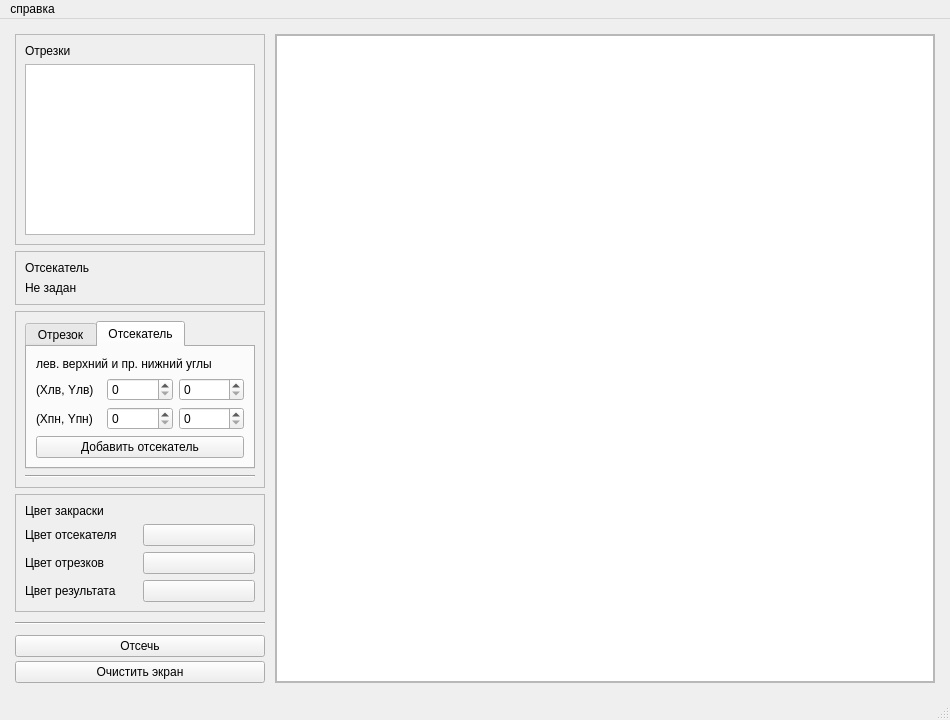
<?xml version="1.0" encoding="UTF-8"?>
<ui version="4.0">
 <class>MainWindow</class>
 <widget class="QMainWindow" name="MainWindow">
  <property name="geometry">
   <rect>
    <x>0</x>
    <y>0</y>
    <width>950</width>
    <height>720</height>
   </rect>
  </property>
  <property name="minimumSize">
   <size>
    <width>850</width>
    <height>700</height>
   </size>
  </property>
  <property name="windowTitle">
   <string>MainWindow</string>
  </property>
  <widget class="QWidget" name="centralwidget">
   <property name="sizePolicy">
    <sizepolicy hsizetype="Preferred" vsizetype="Preferred">
     <horstretch>0</horstretch>
     <verstretch>0</verstretch>
    </sizepolicy>
   </property>
   <layout class="QVBoxLayout" name="verticalLayout_3">
    <item>
     <layout class="QHBoxLayout" name="horizontalLayout">
      <property name="spacing">
       <number>10</number>
      </property>
      <property name="sizeConstraint">
       <enum>QLayout::SetDefaultConstraint</enum>
      </property>
      <property name="leftMargin">
       <number>6</number>
      </property>
      <property name="topMargin">
       <number>6</number>
      </property>
      <property name="rightMargin">
       <number>6</number>
      </property>
      <property name="bottomMargin">
       <number>6</number>
      </property>
      <item>
       <layout class="QVBoxLayout" name="verticalLayout">
        <property name="spacing">
         <number>10</number>
        </property>
        <property name="sizeConstraint">
         <enum>QLayout::SetDefaultConstraint</enum>
        </property>
        <item>
         <layout class="QVBoxLayout" name="topLayout">
          <property name="spacing">
           <number>6</number>
          </property>
          <item>
           <widget class="QFrame" name="verticalFrame">
            <property name="frameShape">
             <enum>QFrame::StyledPanel</enum>
            </property>
            <layout class="QVBoxLayout" name="verticalLayout_10">
             <property name="leftMargin">
              <number>9</number>
             </property>
             <property name="topMargin">
              <number>9</number>
             </property>
             <property name="rightMargin">
              <number>9</number>
             </property>
             <property name="bottomMargin">
              <number>9</number>
             </property>
             <item>
              <widget class="QLabel" name="label">
               <property name="text">
                <string>Отрезки</string>
               </property>
              </widget>
             </item>
             <item>
              <widget class="QTableView" name="pointsTableView">
               <property name="sizePolicy">
                <sizepolicy hsizetype="Ignored" vsizetype="Expanding">
                 <horstretch>0</horstretch>
                 <verstretch>0</verstretch>
                </sizepolicy>
               </property>
               <property name="minimumSize">
                <size>
                 <width>230</width>
                 <height>0</height>
                </size>
               </property>
              </widget>
             </item>
            </layout>
           </widget>
          </item>
          <item>
           <widget class="QFrame" name="frame">
            <property name="frameShape">
             <enum>QFrame::StyledPanel</enum>
            </property>
            <property name="frameShadow">
             <enum>QFrame::Raised</enum>
            </property>
            <layout class="QVBoxLayout" name="verticalLayout_6">
             <item>
              <widget class="QLabel" name="cutterLabel">
               <property name="text">
                <string>Отсекатель</string>
               </property>
              </widget>
             </item>
             <item>
              <widget class="QLabel" name="cutterValueLabel">
               <property name="text">
                <string>Не задан</string>
               </property>
              </widget>
             </item>
            </layout>
           </widget>
          </item>
          <item>
           <widget class="QFrame" name="addPointFrame">
            <property name="frameShape">
             <enum>QFrame::StyledPanel</enum>
            </property>
            <layout class="QVBoxLayout" name="verticalLayout_4">
             <item>
              <widget class="QTabWidget" name="tabWidget">
               <property name="sizePolicy">
                <sizepolicy hsizetype="Preferred" vsizetype="Expanding">
                 <horstretch>0</horstretch>
                 <verstretch>0</verstretch>
                </sizepolicy>
               </property>
               <property name="currentIndex">
                <number>1</number>
               </property>
               <widget class="QWidget" name="LineTab">
                <attribute name="title">
                 <string>Отрезок</string>
                </attribute>
                <layout class="QVBoxLayout" name="verticalLayout_7">
                 <item>
                  <widget class="QLabel" name="addLineLabel">
                   <property name="text">
                    <string>Координаты концов отрезка</string>
                   </property>
                  </widget>
                 </item>
                 <item>
                  <layout class="QGridLayout" name="addPointInputGrid_2" columnminimumwidth="50,0,0">
                   <item row="1" column="1">
                    <widget class="QSpinBox" name="lineBeginX_SB">
                     <property name="maximum">
                      <number>600</number>
                     </property>
                    </widget>
                   </item>
                   <item row="1" column="2">
                    <widget class="QSpinBox" name="lineBeginY_SB">
                     <property name="maximum">
                      <number>600</number>
                     </property>
                    </widget>
                   </item>
                   <item row="1" column="0">
                    <widget class="QLabel" name="lineBeginLabel">
                     <property name="sizePolicy">
                      <sizepolicy hsizetype="Maximum" vsizetype="Preferred">
                       <horstretch>0</horstretch>
                       <verstretch>0</verstretch>
                      </sizepolicy>
                     </property>
                     <property name="text">
                      <string>(Xн, Yн)</string>
                     </property>
                    </widget>
                   </item>
                  </layout>
                 </item>
                 <item>
                  <layout class="QGridLayout" name="addPointInputGrid" columnminimumwidth="50,0,0">
                   <item row="1" column="1">
                    <widget class="QSpinBox" name="lineEndX_SB">
                     <property name="maximum">
                      <number>600</number>
                     </property>
                    </widget>
                   </item>
                   <item row="1" column="2">
                    <widget class="QSpinBox" name="lineEndY_SB">
                     <property name="maximum">
                      <number>600</number>
                     </property>
                    </widget>
                   </item>
                   <item row="1" column="0">
                    <widget class="QLabel" name="lineEndLabel">
                     <property name="sizePolicy">
                      <sizepolicy hsizetype="Maximum" vsizetype="Preferred">
                       <horstretch>0</horstretch>
                       <verstretch>0</verstretch>
                      </sizepolicy>
                     </property>
                     <property name="text">
                      <string>(Xк, Yк)</string>
                     </property>
                    </widget>
                   </item>
                  </layout>
                 </item>
                 <item>
                  <widget class="QPushButton" name="addLineButton">
                   <property name="text">
                    <string>Добавить отрезок</string>
                   </property>
                  </widget>
                 </item>
                </layout>
               </widget>
               <widget class="QWidget" name="cutterRectTab">
                <attribute name="title">
                 <string>Отсекатель</string>
                </attribute>
                <layout class="QVBoxLayout" name="verticalLayout_8">
                 <item>
                  <widget class="QLabel" name="cutterRectLabee">
                   <property name="text">
                    <string>лев. верхний и пр. нижний углы</string>
                   </property>
                  </widget>
                 </item>
                 <item>
                  <layout class="QGridLayout" name="addPointInputGrid_4" columnminimumwidth="65,0,0">
                   <item row="1" column="1">
                    <widget class="QSpinBox" name="rectTLPointX_SB">
                     <property name="maximum">
                      <number>600</number>
                     </property>
                    </widget>
                   </item>
                   <item row="1" column="2">
                    <widget class="QSpinBox" name="rectTLPointY_SB">
                     <property name="maximum">
                      <number>600</number>
                     </property>
                    </widget>
                   </item>
                   <item row="1" column="0">
                    <widget class="QLabel" name="rectTLPointLabel">
                     <property name="sizePolicy">
                      <sizepolicy hsizetype="Maximum" vsizetype="Preferred">
                       <horstretch>0</horstretch>
                       <verstretch>0</verstretch>
                      </sizepolicy>
                     </property>
                     <property name="text">
                      <string>(Xлв, Yлв)</string>
                     </property>
                    </widget>
                   </item>
                  </layout>
                 </item>
                 <item>
                  <layout class="QGridLayout" name="addPointInputGrid_3" columnminimumwidth="65,0,0">
                   <item row="1" column="1">
                    <widget class="QSpinBox" name="rectRBPointX_SB">
                     <property name="maximum">
                      <number>600</number>
                     </property>
                    </widget>
                   </item>
                   <item row="1" column="2">
                    <widget class="QSpinBox" name="rectRBPointY_SB">
                     <property name="maximum">
                      <number>600</number>
                     </property>
                    </widget>
                   </item>
                   <item row="1" column="0">
                    <widget class="QLabel" name="rectRBPointLabel">
                     <property name="sizePolicy">
                      <sizepolicy hsizetype="Maximum" vsizetype="Preferred">
                       <horstretch>0</horstretch>
                       <verstretch>0</verstretch>
                      </sizepolicy>
                     </property>
                     <property name="text">
                      <string>(Xпн, Yпн)</string>
                     </property>
                    </widget>
                   </item>
                  </layout>
                 </item>
                 <item>
                  <widget class="QPushButton" name="addCutterRectButton">
                   <property name="text">
                    <string>Добавить отсекатель</string>
                   </property>
                  </widget>
                 </item>
                </layout>
               </widget>
              </widget>
             </item>
             <item>
              <widget class="Line" name="line_2">
               <property name="orientation">
                <enum>Qt::Horizontal</enum>
               </property>
              </widget>
             </item>
            </layout>
           </widget>
          </item>
          <item>
           <widget class="QFrame" name="colorChoiceFrame">
            <property name="frameShape">
             <enum>QFrame::StyledPanel</enum>
            </property>
            <layout class="QVBoxLayout" name="verticalLayout_5">
             <item>
              <widget class="QLabel" name="colorFrameLabel">
               <property name="text">
                <string>Цвет закраски</string>
               </property>
              </widget>
             </item>
             <item>
              <layout class="QGridLayout" name="colorChoiceGrid">
               <item row="2" column="0">
                <widget class="QLabel" name="label_4">
                 <property name="text">
                  <string>Цвет отрезков</string>
                 </property>
                </widget>
               </item>
               <item row="1" column="0">
                <widget class="QLabel" name="label_3">
                 <property name="text">
                  <string>Цвет отсекателя</string>
                 </property>
                </widget>
               </item>
               <item row="1" column="1">
                <widget class="QPushButton" name="cutterColorChoiceBtn">
                 <property name="text">
                  <string/>
                 </property>
                </widget>
               </item>
               <item row="3" column="0">
                <widget class="QLabel" name="label_5">
                 <property name="text">
                  <string>Цвет результата</string>
                 </property>
                </widget>
               </item>
               <item row="2" column="1">
                <widget class="QPushButton" name="linesColorChoiceBtn">
                 <property name="text">
                  <string/>
                 </property>
                </widget>
               </item>
               <item row="3" column="1">
                <widget class="QPushButton" name="resColorChoiceBtn">
                 <property name="text">
                  <string/>
                 </property>
                </widget>
               </item>
              </layout>
             </item>
            </layout>
           </widget>
          </item>
         </layout>
        </item>
        <item>
         <widget class="Line" name="line">
          <property name="orientation">
           <enum>Qt::Horizontal</enum>
          </property>
         </widget>
        </item>
        <item>
         <layout class="QVBoxLayout" name="bottomLayout">
          <property name="spacing">
           <number>4</number>
          </property>
          <item>
           <widget class="QPushButton" name="cutoffButton">
            <property name="text">
             <string>Отсечь</string>
            </property>
           </widget>
          </item>
          <item>
           <widget class="QPushButton" name="cleanScreenButton">
            <property name="text">
             <string>Очистить экран</string>
            </property>
           </widget>
          </item>
         </layout>
        </item>
       </layout>
      </item>
      <item>
       <widget class="QFrame" name="graphicsViewFrame">
        <property name="sizePolicy">
         <sizepolicy hsizetype="Expanding" vsizetype="Preferred">
          <horstretch>0</horstretch>
          <verstretch>0</verstretch>
         </sizepolicy>
        </property>
        <property name="frameShape">
         <enum>QFrame::StyledPanel</enum>
        </property>
        <property name="frameShadow">
         <enum>QFrame::Raised</enum>
        </property>
        <layout class="QVBoxLayout" name="verticalLayout_2">
         <property name="leftMargin">
          <number>0</number>
         </property>
         <property name="topMargin">
          <number>0</number>
         </property>
         <property name="rightMargin">
          <number>0</number>
         </property>
         <property name="bottomMargin">
          <number>0</number>
         </property>
         <item>
          <widget class="QGraphicsView" name="graphicsView"/>
         </item>
        </layout>
       </widget>
      </item>
     </layout>
    </item>
   </layout>
  </widget>
  <widget class="QMenuBar" name="menubar">
   <property name="geometry">
    <rect>
     <x>0</x>
     <y>0</y>
     <width>950</width>
     <height>21</height>
    </rect>
   </property>
   <widget class="QMenu" name="help">
    <property name="title">
     <string>справка</string>
    </property>
    <addaction name="action"/>
    <addaction name="aboutTaskAction"/>
   </widget>
   <addaction name="help"/>
  </widget>
  <widget class="QStatusBar" name="statusbar"/>
  <action name="fileImportAction">
   <property name="text">
    <string>импорт модели</string>
   </property>
  </action>
  <action name="aboutTaskAction">
   <property name="text">
    <string>О программе</string>
   </property>
  </action>
  <action name="fileExportAction">
   <property name="text">
    <string>экспорт модели</string>
   </property>
  </action>
  <action name="action">
   <property name="text">
    <string>Управление</string>
   </property>
  </action>
 </widget>
 <resources/>
 <connections/>
</ui>
